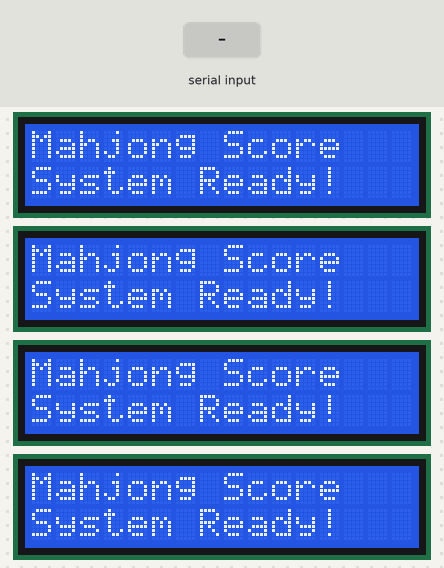
A sketch run on a simulated Arduino Uno, built with avr-gcc and run on an emulated ATmega328P. Shown: 4 × 16×2 character LCD. The test bench sets the inputs (shaded band).

Above: at 0.4 s.
At 3.6 s:
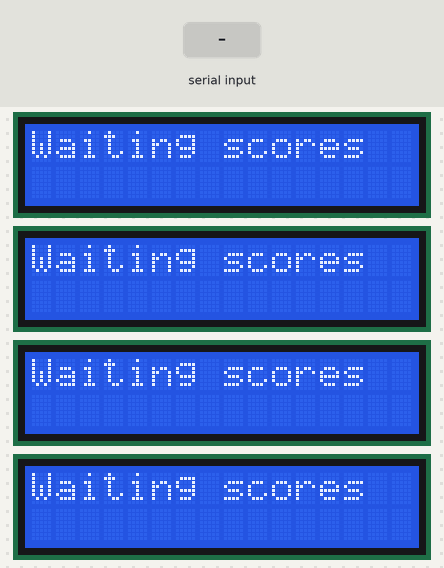
3.7 s: ",\n" received over Serial
At 4.1 s:
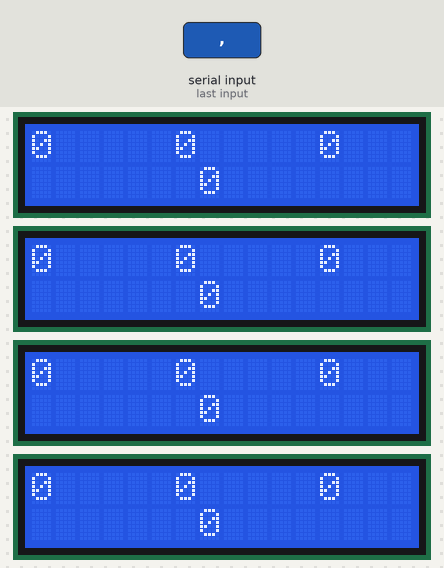
5.2 s: "90,45\n" received over Serial
At 5.7 s:
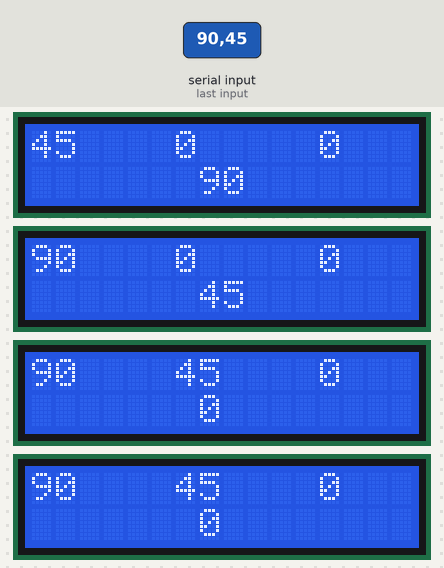
Timing chart, 0 to 8.2 s (numbered marks = the images above; inputs shaded):
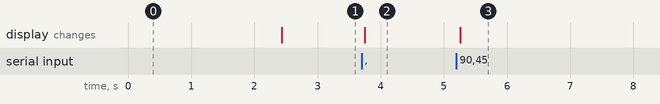

The sketch:

Mahjong.ino
```cpp
#include <Wire.h>
#include <LiquidCrystal_I2C.h>

// LCDインスタンスを4つ生成（プレイヤーA〜D用）
LiquidCrystal_I2C lcds[4] = {
  LiquidCrystal_I2C(0x24, 16, 2),
  LiquidCrystal_I2C(0x25, 16, 2),
  LiquidCrystal_I2C(0x26, 16, 2),
  LiquidCrystal_I2C(0x27, 16, 2)
};

String inputString = "";
int scores[4];

void setup() {
  Serial.begin(9600);
  for (int i = 0; i < 4; i++) {
    lcds[i].init();
    lcds[i].backlight();
    lcds[i].clear();

    // 最初に適当な表示
    lcds[i].setCursor(0, 0);
    lcds[i].print("Mahjong Score");
    lcds[i].setCursor(0, 1);
    lcds[i].print("System Ready!");
  }
  delay(2000); // 2秒表示してから待機表示に
  for (int i = 0; i < 4; i++) {
    lcds[i].clear();
    lcds[i].setCursor(0, 0);
    lcds[i].print("Waiting scores");
  }
}

void loop() {
  if (Serial.available()) {
    inputString = Serial.readStringUntil('\n');

    // カンマ区切り → scores[]に格納
    int idx = 0, start = 0;
    for (int i = 0; i <= inputString.length(); i++) {
      if (inputString[i] == ',' || i == inputString.length()) {
        scores[idx++] = inputString.substring(start, i).toInt();
        start = i + 1;
      }
    }

    // 各LCDに自分視点で表示
    for (int i = 0; i < 4; i++) {
      lcds[i].clear();

      // 1行目：他家の点数を左・中央・右に配置
      int otherIdx[3];
      int j = 0;
      for (int k = 0; k < 4; k++) {
        if (k != i) otherIdx[j++] = k;
      }

      lcds[i].setCursor(0, 0);
      lcds[i].print(scores[otherIdx[0]]);
      lcds[i].setCursor(6, 0);
      lcds[i].print(scores[otherIdx[1]]);
      lcds[i].setCursor(12, 0);
      lcds[i].print(scores[otherIdx[2]]);

      // 2行目：自分の点数を中央に表示
      String myScore = String(scores[i]);
      int pos = (16 - myScore.length()) / 2;
      lcds[i].setCursor(pos, 1);
      lcds[i].print(myScore);
    }
  }
}
```

Measured:
- after the input at 3.7 s, the display: changes at once (image 2)
- after the input at 5.2 s, the display: changes after 0.06 s (image 3)
